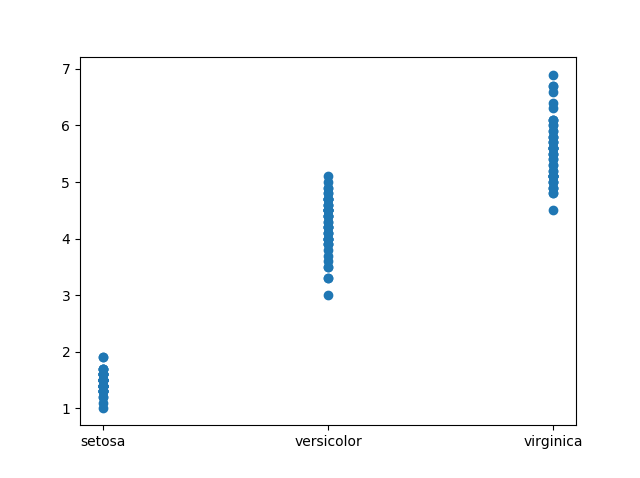

Write Python code to recreate this figure.
import pandas as pd
import matplotlib.pyplot as plt

dataframe = pd.read_csv('https://raw.githubusercontent.com/uiuc-cse/data-fa14/gh-pages/data/iris.csv')
x = dataframe.species
y = dataframe.petal_length

plt.scatter(x, y)

plt.show()
